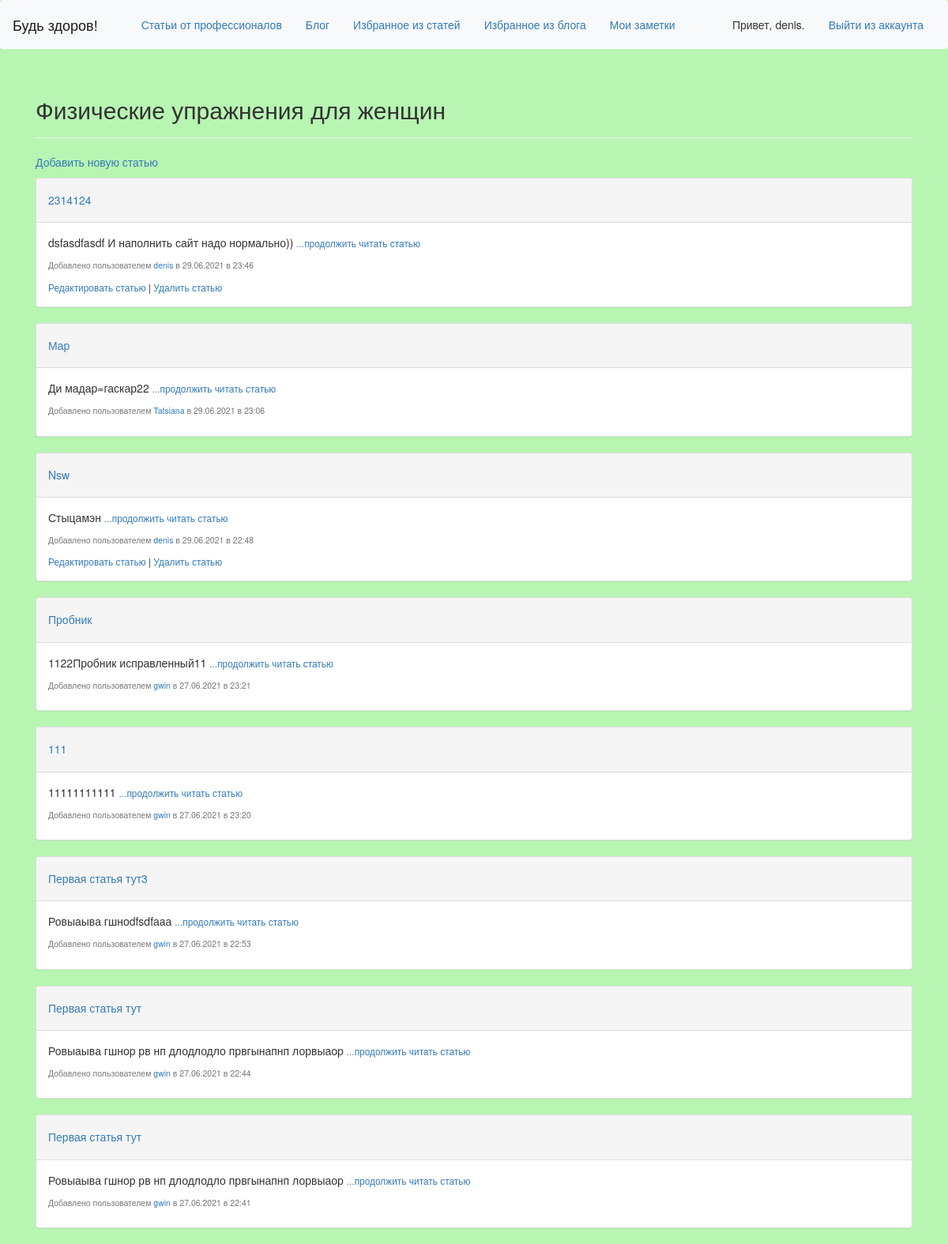
The page /blog/blogtopics/1/ (signed in) on the database as committed earlier.
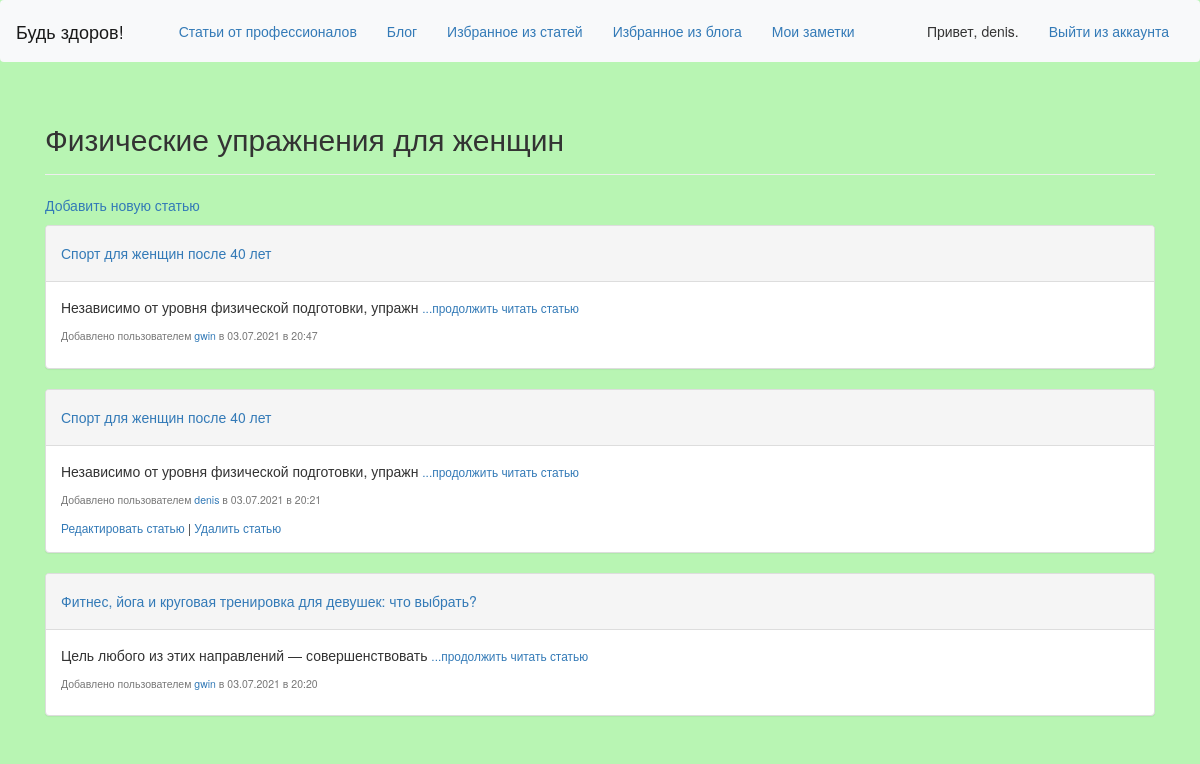
The same page on the database as committed later.
### blog/models.py (models this page shows, shortened)
class Blogentry(models.Model):
    blogtopic = models.ForeignKey(Blogtopic, on_delete=models.CASCADE)
    blogentryowner = models.ForeignKey(User, on_delete=models.CASCADE, related_name='blogentryowner')
    blogtitle = models.CharField(max_length=150)
    blogtext = models.TextField()
    blogdate_added = models.DateTimeField(auto_now_add=True)
    bloglike = models.ManyToManyField(User, blank=True)
    blogentryimage = models.ImageField(upload_to='images', default='images/defaultimage.png', blank=True, null=True)

### blog/views.py (the view)
# urls.py: url(r'^blogtopics/(?P<blogtopic_id>\d+)/$', views.blogtopic, name='blogtopic'),
@login_required
def blogtopic(request, blogtopic_id):
    blogtopic = Blogtopic.objects.get(id=blogtopic_id)
    read_more = '...продолжить читать статью'
    blogentries = blogtopic.blogentry_set.order_by('-blogdate_added')
    for blogentry in blogentries:
        if len(blogentry.blogtext) > 50:
            blogentry.blogtext = blogentry.blogtext[:50]
    context = {'blogtopic': blogtopic, 'blogentries': blogentries, 'read_more': read_more}
    return render(request, 'blog/blogtopic.html', context)

### blog/models.py (called while the page is built)
    def __str__(self):
        return self.blogtext

### blog/templates/blog/blogtopic.html
{% extends 'learning_logs/base.html' %}
{% block header %}
<h2>{{ blogtopic }}</h2>
{% endblock header %}
{% block content %}
<p>
    <a href="{% url 'blog:new_blogentry' blogtopic.id %}">Добавить новую статью</a>
</p>
{% for blogentry in blogentries %}
<div class="panel panel-default">
    <div class="panel-heading">
        <h5>
            <a href="{% url 'blog:blogentry' blogentry.id %}"> {{blogentry.blogtitle}}</a>
        </h5>
    </div>
    <div class="panel-body">
        {{ blogentry.blogtext }}
        <small>
            <a href="{% url 'blog:blogentry' blogentry.id %}">{{ read_more }}</a>
        </small>
        <p>
        <h5><small>
            Добавлено пользователем
            <a href="{% url 'blog:alluserentries' blogentry.blogentryowner.id %}">{{blogentry.blogentryowner}} </a>
            в {{ blogentry.blogdate_added|date:'d.m.Y в H:i' }}
        </small></h5>
        </p>
        {% if user == blogentry.blogentryowner %}
        <small>
            <a href="{% url 'blog:edit_blogentry' blogentry.id %}">Редактировать статью</a>
        </small>
        <small>
            | <a href="{% url 'blog:delete_blogentry' blogtopic.id blogentry.id %}">Удалить статью</a>
        </small>
        {%endif%}
    </div>
</div>
{% empty %}
Упс! По данной теме ещё нет ни одной статьи... Станьте первым, жмите на ссылку
"Добавить новую статью"!
{% endfor %}
{% endblock content %}

Rows that differ between the two databases and show on the page:
removed Blogentry: blogtitle "2314124", blogtext "dsfasdfasdf И наполнить сайт надо нормально))", read_more "...продолжить читать статью", blogentryowner "denis", blogdate_added "29.06.2021 в 23:46", shows "Редактировать статью"
removed Blogentry: blogtitle "Мар", blogtext "Ди мадар=гаскар22", read_more "...продолжить читать статью", blogentryowner "Tatsiana", blogdate_added "29.06.2021 в 23:06"
removed Blogentry: blogtitle "Nsw", blogtext "Стыцамэн", read_more "...продолжить читать статью", blogentryowner "denis", blogdate_added "29.06.2021 в 22:48", shows "Редактировать статью"
removed Blogentry: blogtitle "Пробник", blogtext "1122Пробник исправленный11", read_more "...продолжить читать статью", blogentryowner "gwin", blogdate_added "27.06.2021 в 23:21"
removed Blogentry: blogtitle "111", blogtext "11111111111", read_more "...продолжить читать статью", blogentryowner "gwin", blogdate_added "27.06.2021 в 23:20"
removed Blogentry: blogtitle "Первая статья тут3", blogtext "Ровыаыва гшноdfsdfааа", read_more "...продолжить читать статью", blogentryowner "gwin", blogdate_added "27.06.2021 в 22:53"
removed Blogentry: blogtitle "Первая статья тут", blogtext "Ровыаыва гшнор рв нп длодлодло првгынапнп лорвыаор", read_more "...продолжить читать статью", blogentryowner "gwin", blogdate_added "27.06.2021 в 22:44"
removed Blogentry: blogtitle "Первая статья тут", blogtext "Ровыаыва гшнор рв нп длодлодло првгынапнп лорвыаор", read_more "...продолжить читать статью", blogentryowner "gwin", blogdate_added "27.06.2021 в 22:41"
added Blogentry: blogtitle "Спорт для женщин после 40 лет", blogtext "Независимо от уровня физической подготовки, упражн", read_more "...продолжить читать статью", blogentryowner "gwin", blogdate_added "03.07.2021 в 20:47"
added Blogentry: blogtitle "Спорт для женщин после 40 лет", blogtext "Независимо от уровня физической подготовки, упражн", read_more "...продолжить читать статью", blogentryowner "denis", blogdate_added "03.07.2021 в 20:21", shows "Редактировать статью"
added Blogentry: blogtitle "Фитнес, йога и круговая тренировка для девушек: что выбрать?", blogtext "Цель любого из этих направлений — совершенствовать", read_more "...продолжить читать статью", blogentryowner "gwin", blogdate_added "03.07.2021 в 20:20"
